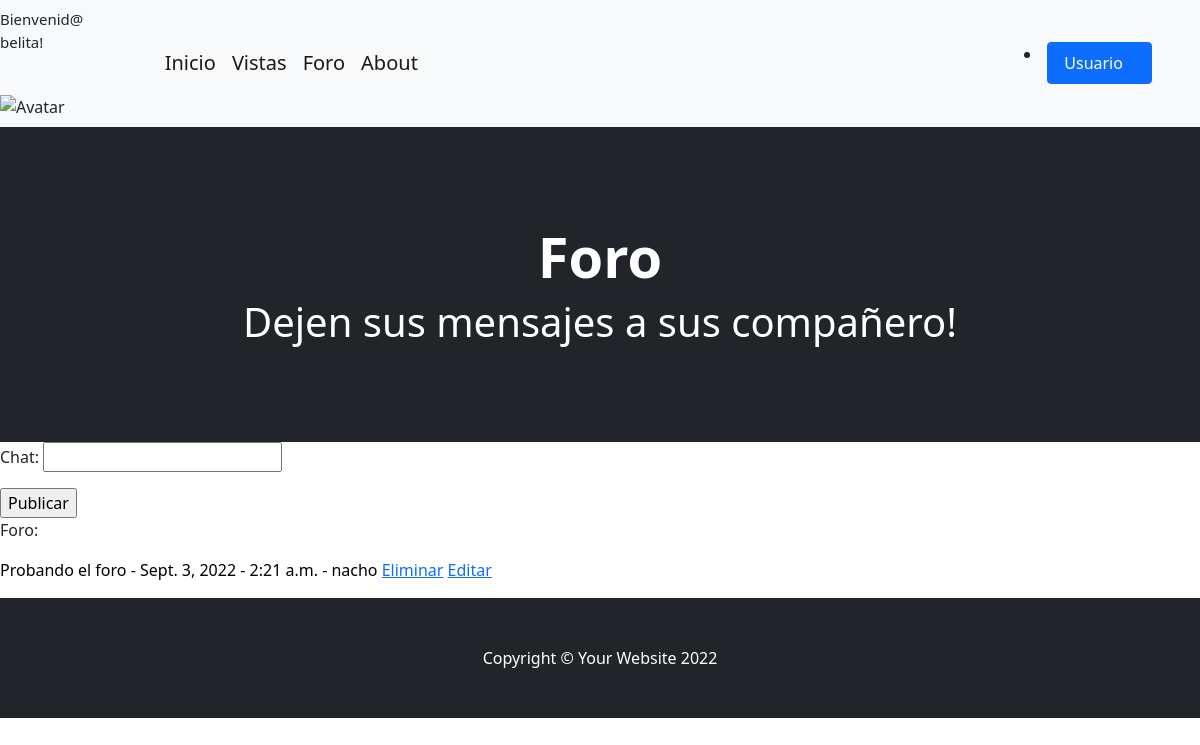
The page /foro/ (signed in) on the database its author committed.
### AppForo/models.py (models this page shows, shortened)
class Foro(models.Model):
    chat = models.CharField(max_length=400)
    fecha = models.DateField()
    hora = models.TimeField()
    usuario = models.CharField(max_length=400)

### AppForo/views.py (the view, shortened to what this page needs)
# urls.py: path("", foro, name='foro'),
def foro(request):
    mensajes = Foro.objects.all()
    if request.method == "GET":
        form_foro = ForoFormulario()
        contexto = {
        "mensajes":mensajes,
        "form_foro":form_foro
        }
        return render(request, "AppForo/foro.html", contexto)

### AppForo/forms.py
class ForoFormulario(Form):
    chat = CharField()

### AppForo/templates/AppForo/foro.html
{% extends 'AppExpo/base.html' %}
{% block titulo %}
    Foro
{% endblock  %}
{% block mensaje %}
    <h1>Dejen sus mensajes a sus compañero!</h1>
{% endblock  %}
{% block contenido %}
<form method="post">{% csrf_token %}
    {{ form_foro.as_p }}
    <input type="submit" value="Publicar">
</form>
<p>Foro:</p>
    {% for mensaje in mensajes %}
        <p style="color: black">{{mensaje.chat}} - {{mensaje.fecha}} - {{mensaje.hora}} - {{ mensaje.usuario}}
        <a href="{%url 'borrar_mensaje' mensaje.id %}">Eliminar</a>
        <a href="{%url 'editar_mensaje' mensaje.id %}">Editar</a>
    </p>
    {% endfor %}
{% endblock  %}

### AppExpo/templates/AppExpo/base.html (shortened to what this page needs)
<!DOCTYPE html>
<html lang="en">
    <head>
        {% load static %}
        <link href="https://cdn.jsdelivr.net/npm/bootstrap-icons@1.5.0/font/bootstrap-icons.css" rel="stylesheet" />
        <link href="{% static 'AppExpo/css/styles.css' %}" rel="stylesheet" />
    </head>
    <body>
        <nav class="navbar navbar-expand-lg navbar-light bg-light">
            {% if request.user.is_authenticated %}
            <div>
                <p style="font-size: 15px">Bienvenid@ {{ request.user}}!</p><br>
                <img src="{{imagen}}" alt="Avatar"><br>
            </div>
            {% endif %}
            <div class="container px-4 px-lg-5">
                {% if request.user.is_authenticated %}
                <a class="navbar-brand" href="{% url 'inicio' %}">Inicio</a>
                <a class="navbar-brand" href="{% url 'vistas' %}">Vistas</a>
                <a class="navbar-brand" href="{% url 'foro' %}">Foro</a>
                <a class="navbar-brand" href="{% url 'about' %}">About</a>
                {% endif %}
                <div class="collapse navbar-collapse" id="navbarSupportedContent">
                    {% if request.user.username %}
                        <form class="d-flex">
                            <li class="nav-item dropdown">
                                <li class="btn btn-primary nav-link dropdown-toggle" id="navbarDropdown" href="#" role="button" data-bs-toggle="dropdown" aria-expanded="true"><a style="color: white" >Usuario</a></li>
                            </li>
                        </form>
                    {% else %}
                        <form class="d-flex">
                            <li class="btn btn-primary"><a style="color: white" class="nav-link" href="{% url 'iniciar_sesion' %}">Login</a></li>
                            <li class="btn btn-primary"><a style="color: white" class="nav-link" href="{% url 'registro' %}">Registrar usuario</a></li>
                        </form>
                    {% endif %}
                </div>
            </div>
        </nav>
        <header class="bg-dark py-5">
            <div class="container px-4 px-lg-5 my-5">
                <div class="text-center text-white">
                    <h1 class="display-4 fw-bolder">{% block titulo %} {% endblock %}</h1>
                    <p class="lead fw-normal text-white-50 mb-0">{% block mensaje %} {% endblock %}</p>
                </div>
            </div>
        </header>
        {% block contenido %}
        {% endblock %}
        <footer class="py-5 bg-dark">
            <div class="container"><p class="m-0 text-center text-white">Copyright &copy; Your Website 2022</p></div>
        </footer>
    </body>
</html>

### rows shown on the page
Foro: chat "Probando el foro", fecha "Sept. 3, 2022", hora "2:21 a.m.", usuario "nacho"

### other values the page prints
{{ request.user }} "belita"
